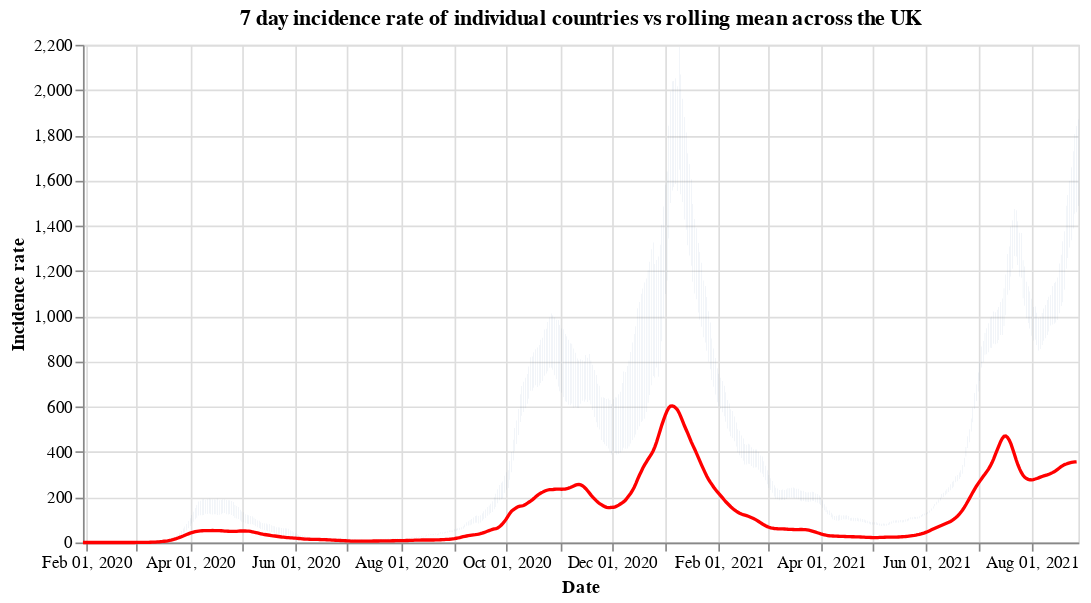

The notebook cell this image was saved under:
### Code cell
#collapse
countries = uk_cases['areaName'].unique()
countries.sort()

selection = alt.selection_single(
    name='Select',
    fields=['areaName'],
    init={'areaName': 'Wales'},
    bind={'areaName': alt.binding_select(options=countries)}
)

# scatter plot, modify opacity based on selection
bars = alt.Chart(uk_cases).mark_bar().add_selection(
    selection
).encode(
    x=alt.X("yearmonthdate(date):T", axis=alt.Axis(title='Date')),
    y=alt.Y("weeklyCasesRate:Q", axis=alt.Axis(title='Incidence rate')),
    tooltip='weeklyCasesRate:Q',
    opacity=alt.condition(selection, alt.value(1), alt.value(0))
).properties(title=f'7 day incidence rate of individual countries vs rolling mean across the UK', width=600)

line = alt.Chart(overview_cases).mark_line(
    color='red',
    size=2,
).transform_window(
    rolling_mean='mean(weeklyCasesRate)',
    frame=[0, 7]
).encode(
    x='yearmonthdate(date):T',
    y='rolling_mean:Q'
)

alt.layer(bars, line)

### Figure 1 — Vega-Lite specification as saved in the notebook (floating-point values rounded to 4 significant figures; data arrays with more than 128 entries replaced by an {"elided": "..."} marker saying what was removed)
{"config": {"view": {"continuousWidth": 400, "continuousHeight": 300}}, "layer": [{"data": {"name": "data-7a0b3422ce01b247deccc0ec12c3e3a3"}, "mark": "bar", "encoding": {"opacity": {"condition": {"value": 1, "selection": "Select"}, "value": 0}, "tooltip": {"type": "quantitative", "field": "weeklyCasesRate"}, "x": {"type": "temporal", "axis": {"title": "Date"}, "field": "date", "timeUnit": "yearmonthdate"}, "y": {"type": "quantitative", "axis": {"title": "Incidence rate"}, "field": "weeklyCasesRate"}}, "selection": {"Select": {"type": "single", "fields": ["areaName"], "init": {"areaName": "Wales"}, "bind": {"areaName": {"input": "select", "options": ["England", "Northern Ireland", "Scotland", "Wales"]}}}}, "title": "7 day incidence rate of individual countries vs rolling mean across the UK", "width": 600}, {"data": {"name": "data-880212e079faba73a17f975b3625a3e9"}, "mark": {"type": "line", "color": "red", "size": 2}, "encoding": {"x": {"type": "temporal", "field": "date", "timeUnit": "yearmonthdate"}, "y": {"type": "quantitative", "field": "rolling_mean"}}, "transform": [{"window": [{"op": "mean", "field": "weeklyCasesRate", "as": "rolling_mean"}], "frame": [0, 7]}]}], "$schema": "https://vega.github.io/schema/vega-lite/v4.8.1.json", "datasets": {"data-7a0b3422ce01b247deccc0ec12c3e3a3": {"elided": "2212 records"}, "data-880212e079faba73a17f975b3625a3e9": {"elided": "576 records"}}}
